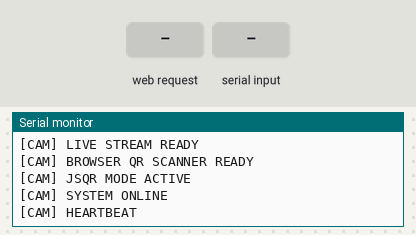
Simulated run of this sketch. Board: ESP32. Shown: the last lines printed to the serial monitor. The test bench sets the inputs (shaded band). WiFi joins after 1.5 s; servers stay silent unless stated; the camera gives no picture.

Above: at 3.8 s.
3.9 s: HTTP request GET /qr received
At 4.7 s:
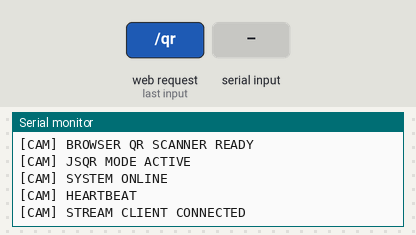
5.4 s: "{\n" received over the second serial link
At 5.9 s:
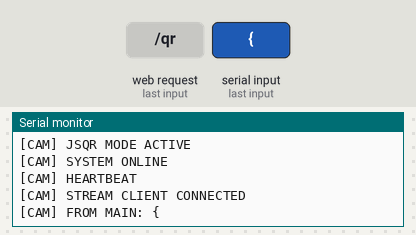
6.9 s: "[MAIN] PING\n" received over the second serial link
At 7.4 s:
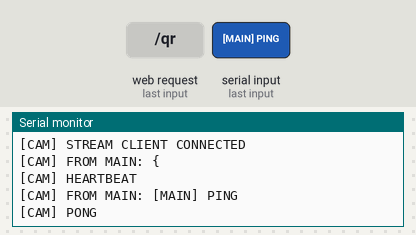
8.4 s: "1\n" received over the second serial link
At 8.9 s:
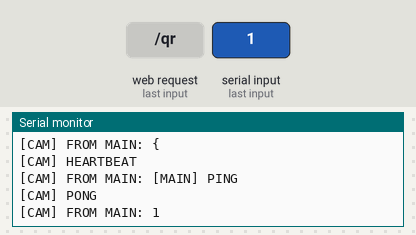

The sketch:

cam.ino
```cpp
#include "esp_camera.h"
#include <WiFi.h>
#include <WebServer.h>

// ============================================================
// SENTINELVAULT ESP32-CAM - FINAL PRESENTATION FIRMWARE
// ============================================================
// Browser-side QR decoding is intentional for presentation.
// The CAM hosts the video stream and browser UI.
// jsQR runs in the browser, then POSTs decoded QR JSON back to /qr.
// The CAM forwards the complete JSON to Main ESP32 over UART.
//
// UART:
// CAM GPIO13 TX -> MAIN GPIO16 RX
// CAM GPIO14 RX <- MAIN GPIO17 TX
// GND            -> MAIN GND
// ============================================================

const char *ssid = "";
const char *password = "Tecv!t#03&04$";

// AI Thinker camera pins
#define PWDN_GPIO_NUM     32
#define RESET_GPIO_NUM    -1
#define XCLK_GPIO_NUM      0
#define SIOD_GPIO_NUM     26
#define SIOC_GPIO_NUM     27
#define Y9_GPIO_NUM       35
#define Y8_GPIO_NUM       34
#define Y7_GPIO_NUM       39
#define Y6_GPIO_NUM       36
#define Y5_GPIO_NUM       21
#define Y4_GPIO_NUM       19
#define Y3_GPIO_NUM       18
#define Y2_GPIO_NUM       5
#define VSYNC_GPIO_NUM    25
#define HREF_GPIO_NUM     23
#define PCLK_GPIO_NUM     22

HardwareSerial MainUART(1);
#define CAM_TX 13
#define CAM_RX 14

WebServer server(80);
WiFiServer streamServer(81);
WiFiClient streamClient;

const size_t MAX_QR_PAYLOAD = 12000;
const unsigned long HEARTBEAT_INTERVAL = 3000;
const unsigned long STREAM_INTERVAL = 40;
const unsigned long QR_REPEAT_SUPPRESS_MS = 6000;

bool cameraReady = false;
bool wifiReady = false;
unsigned long lastHeartbeat = 0;
unsigned long lastStreamFrame = 0;
String lastPayload;
unsigned long lastPayloadTime = 0;

// ============================================================
// Logging
// ============================================================
void camLocalLog(const String &msg) {
  Serial.println(msg);
}

void camLog(const String &msg) {
  Serial.println(msg);
  MainUART.println(msg);
}

void sendPayloadFrame(const String &payload) {
  if (payload.length() == 0 || payload.length() >= MAX_QR_PAYLOAD) {
    camLog("[CAM] PAYLOAD TOO LARGE - NOT SENT");
    return;
  }

  camLog("[CAM] PAYLOAD_BEGIN");
  MainUART.println(payload);
  camLog("[CAM] PAYLOAD_END");
  camLog(String("[CAM] PAYLOAD SENT TO MAIN (") + payload.length() + " bytes)");
}

// ============================================================
// Browser UI
// ============================================================
void handleRoot() {
  String html = R"rawliteral(
<!DOCTYPE html>
<html>
<head>
<meta charset="UTF-8">
<meta name="viewport" content="width=device-width,initial-scale=1">
<title>SentinelVault Camera</title>
<script src="https://cdn.jsdelivr.net/npm/jsqr@1.4.0/dist/jsQR.js"></script>
<style>
body{background:#101010;color:#fff;font-family:Arial,sans-serif;text-align:center;margin:0;padding:18px}
h1{margin:8px 0}.sub{color:#aaa;margin-bottom:14px}
#stream{width:96%;max-width:900px;border:2px solid #444;border-radius:8px}
#canvas{display:none}
#status{margin:15px auto;padding:14px;max-width:900px;background:#202020;border-radius:8px;word-break:break-word;font-family:monospace}
#details{margin:15px auto;padding:14px;max-width:900px;background:#181818;border-radius:8px;text-align:left;white-space:pre-wrap;font-family:monospace}
.ok{font-size:18px}.small{color:#aaa}
</style>
</head>
<body>
<h1>SentinelVault</h1>
<div class="sub">ESP32-CAM live transaction scanner • browser-side jsQR</div>
<img id="stream" crossorigin="anonymous" alt="ESP32-CAM stream">
<canvas id="canvas"></canvas>
<div id="status">Starting scanner...</div>
<div id="details" class="small">Waiting for transaction QR...</div>
<script>
const stream=document.getElementById('stream');
const canvas=document.getElementById('canvas');
const ctx=canvas.getContext('2d',{willReadFrequently:true});
const status=document.getElementById('status');
const details=document.getElementById('details');
const ip=window.location.hostname;
stream.src='http://'+ip+':81/stream';
let lastQR=''; let lastSent=0;
const DUP_MS=6000;

function summarize(payload){
  try{
    const o=JSON.parse(payload);
    const t=o.transaction||{};
    const r=o.riskAnalysis||{};
    return 'transactionId : '+(t.transactionId||'')+'\n'
      +'chain         : '+(t.chain||'')+'\n'
      +'type          : '+(o.type||'')+'\n'
      +'risk          : '+(r.riskLevel||'')+' / '+(r.riskScore??'')+'\n'
      +'recommendation: '+(r.recommendation||'');
  }catch(e){return payload.slice(0,1200)}
}

async function reportQR(payload){
  const now=Date.now();
  if(payload===lastQR && now-lastSent<DUP_MS) return;
  lastQR=payload; lastSent=now;
  status.innerText='QR DETECTED — sending to SentinelVault...';
  details.innerText=summarize(payload);
  try{
    const res=await fetch('/qr',{
      method:'POST',
      headers:{'Content-Type':'text/plain;charset=UTF-8'},
      body:payload
    });
    const text=await res.text();
    status.innerText='QR RESULT: '+text;
  }catch(e){
    status.innerText='QR SEND ERROR: '+e;
  }
}

let jsqrReady = false;

function scanQR(){
  if(stream.naturalWidth===0 || stream.naturalHeight===0){
    status.innerText='Waiting for camera stream...';
    return;
  }
  if(!jsqrReady){
    status.innerText='Loading QR decoder...';
    return;
  }
  let width=stream.naturalWidth, height=stream.naturalHeight;
  const maxWidth=960;
  if(width>maxWidth){const s=maxWidth/width;width=Math.floor(width*s);height=Math.floor(height*s)}
  canvas.width=width;canvas.height=height;
  ctx.drawImage(stream,0,0,width,height);
  const image=ctx.getImageData(0,0,width,height);
  let code = null;
  try {
    code = jsQR(image.data,width,height,{inversionAttempts:'attemptBoth'});
  } catch(e) {
    status.innerText='QR scan error: '+e;
    return;
  }
  if(code){reportQR(code.data)}
  else status.innerText='Scanning for QR...';
}
if(typeof jsQR==='function'){
  jsqrReady = true;
  status.innerText='Scanner ready — show transaction QR';
}else{
  status.innerText='QR decoder not loaded';
}
setInterval(scanQR,220);
</script>
</body>
</html>
)rawliteral";

  server.send(200, "text/html", html);
}

// ============================================================
// QR POST endpoint
// ============================================================
void handleQRPost() {
  String payload = server.arg("plain");
  payload.trim();

  if (payload.length() == 0) {
    server.send(400, "text/plain", "EMPTY_PAYLOAD");
    camLog("[CAM] QR endpoint received empty payload");
    return;
  }
  if (payload.length() >= MAX_QR_PAYLOAD) {
    server.send(413, "text/plain", "PAYLOAD_TOO_LARGE");
    camLog("[CAM] QR payload too large");
    return;
  }

  camLog("[CAM] QR DETECTED");
  Serial.printf("[CAM] QR payload length: %u bytes\n", (unsigned)payload.length());

  // Only JSON SentinelVault protocol is accepted now.
  if (!payload.startsWith("{")) {
    camLog("[CAM] WRONG QR - NOT JSON");
    server.send(400, "text/plain", "WRONG_QR");
    return;
  }

  // Prevent accidental repeated sends during browser scans.
  if (payload == lastPayload && millis() - lastPayloadTime < QR_REPEAT_SUPPRESS_MS) {
    camLog("[CAM] SAME QR - DUPLICATE SUPPRESSED");
    server.send(200, "text/plain", "DUPLICATE_SUPPRESSED");
    return;
  }

  lastPayload = payload;
  lastPayloadTime = millis();

  camLog("[CAM] VALID JSON QR RECEIVED");
  sendPayloadFrame(payload);
  server.send(200, "text/plain", "QR_FORWARDED_TO_MAIN");
}

// ============================================================
// MJPEG stream
// ============================================================
void handleStreamClient() {
  if (!streamClient || !streamClient.connected()) {
    WiFiClient newClient = streamServer.available();
    if (newClient) {
      streamClient.stop();
      streamClient = newClient;
      streamClient.print("HTTP/1.1 200 OK\r\n");
      streamClient.print("Content-Type: multipart/x-mixed-replace; boundary=frame\r\n");
      streamClient.print("Cache-Control: no-cache\r\n");
      streamClient.print("Access-Control-Allow-Origin: *\r\n");
      streamClient.print("Connection: close\r\n\r\n");
      camLog("[CAM] STREAM CLIENT CONNECTED");
    }
    return;
  }

  if (millis() - lastStreamFrame < STREAM_INTERVAL) return;
  lastStreamFrame = millis();

  camera_fb_t *fb = esp_camera_fb_get();
  if (!fb) {
    camLog("[CAM] CAMERA CAPTURE FAILED");
    streamClient.stop();
    return;
  }

  streamClient.print("--frame\r\n");
  streamClient.print("Content-Type: image/jpeg\r\n");
  streamClient.print("Content-Length: ");
  streamClient.print(fb->len);
  streamClient.print("\r\n\r\n");
  streamClient.write(fb->buf, fb->len);
  streamClient.print("\r\n");
  esp_camera_fb_return(fb);
}

// ============================================================
// Commands from Main
// ============================================================
void processMainUART() {
  static String incoming;
  while (MainUART.available()) {
    char c=(char)MainUART.read();
    if(c=='\n'){
      incoming.trim();
      if(incoming.length()){
        Serial.print("[CAM] FROM MAIN: ");
        Serial.println(incoming);
        if(incoming=="[MAIN] PING"){
          MainUART.println("[CAM] PONG");
          Serial.println("[CAM] PONG");
        }
      }
      incoming="";
    }else if(c!='\r'){
      if(incoming.length()<600) incoming+=c;
      else incoming="";
    }
  }
}

// ============================================================
// Camera init
// ============================================================
bool initCamera() {
  camera_config_t config;
  config.ledc_channel = LEDC_CHANNEL_0;
  config.ledc_timer = LEDC_TIMER_0;
  config.pin_d0 = Y2_GPIO_NUM;
  config.pin_d1 = Y3_GPIO_NUM;
  config.pin_d2 = Y4_GPIO_NUM;
  config.pin_d3 = Y5_GPIO_NUM;
  config.pin_d4 = Y6_GPIO_NUM;
  config.pin_d5 = Y7_GPIO_NUM;
  config.pin_d6 = Y8_GPIO_NUM;
  config.pin_d7 = Y9_GPIO_NUM;
  config.pin_xclk = XCLK_GPIO_NUM;
  config.pin_pclk = PCLK_GPIO_NUM;
  config.pin_vsync = VSYNC_GPIO_NUM;
  config.pin_href = HREF_GPIO_NUM;
  config.pin_sccb_sda = SIOD_GPIO_NUM;
  config.pin_sccb_scl = SIOC_GPIO_NUM;
  config.pin_pwdn = PWDN_GPIO_NUM;
  config.pin_reset = RESET_GPIO_NUM;
  config.xclk_freq_hz = 20000000;
  config.pixel_format = PIXFORMAT_JPEG;

  if (psramFound()) {
    config.frame_size = FRAMESIZE_VGA;
    config.jpeg_quality = 10;
    config.fb_count = 2;
  } else {
    config.frame_size = FRAMESIZE_QVGA;
    config.jpeg_quality = 12;
    config.fb_count = 1;
  }

  esp_err_t err=esp_camera_init(&config);
  if(err!=ESP_OK){
    Serial.printf("[CAM] CAMERA INIT FAILED: 0x%x\n",err);
    MainUART.println("[CAM] CAMERA INIT FAILED");
    return false;
  }

  cameraReady=true;
  camLog("[CAM] CAMERA INITIALIZED");
  return true;
}

// ============================================================
// Setup
// ============================================================
void setup(){
  Serial.begin(115200);
  delay(800);

  Serial.println();
  Serial.println("============================================================");
  Serial.println("               SENTINELVAULT ESP32-CAM                     ");
  Serial.println("                  FINAL DEMO FIRMWARE                      ");
  Serial.println("============================================================");

  MainUART.begin(115200,SERIAL_8N1,CAM_RX,CAM_TX);
  camLog("[CAM] UART INITIALIZED @115200");

  if(!initCamera()) return;

  WiFi.begin(ssid,password);
  camLocalLog("[CAM] Connecting to Wi-Fi...");
  unsigned long wifiStart=millis();
  while(WiFi.status()!=WL_CONNECTED && millis()-wifiStart<20000){
    delay(300);
    Serial.print('.');
  }
  Serial.println();

  if(WiFi.status()==WL_CONNECTED){
    wifiReady=true;
    String ip=WiFi.localIP().toString();
    camLog("[CAM] WIFI CONNECTED");
    camLog("[CAM] IP: "+ip);
  }else{
    camLog("[CAM] WIFI CONNECTION FAILED");
    return;
  }

  server.on("/",HTTP_GET,handleRoot);
  server.on("/qr",HTTP_POST,handleQRPost);
  server.begin();
  streamServer.begin();

  camLog("[CAM] HTTP SERVER STARTED");
  camLog("[CAM] LIVE STREAM READY");
  camLog("[CAM] BROWSER QR SCANNER READY");
  camLog("[CAM] JSQR MODE ACTIVE");
  camLog("[CAM] SYSTEM ONLINE");
}

// ============================================================
// Loop
// ============================================================
void loop(){
  server.handleClient();
  handleStreamClient();
  processMainUART();

  if(millis()-lastHeartbeat>=HEARTBEAT_INTERVAL){
    lastHeartbeat=millis();
    MainUART.println("[CAM] HEARTBEAT");
    Serial.println("[CAM] HEARTBEAT");
  }
  delay(1);
}
```

Measured:
- after the input at 3.9 s, the serial monitor: prints a new line at once (image 1)
- after the input at 5.4 s, the serial monitor: prints a new line at once (image 2)
- after the input at 6.9 s, the serial monitor: prints a new line at once (image 3)
- after the input at 8.4 s, the serial monitor: prints a new line after 0.05 s (image 4)
